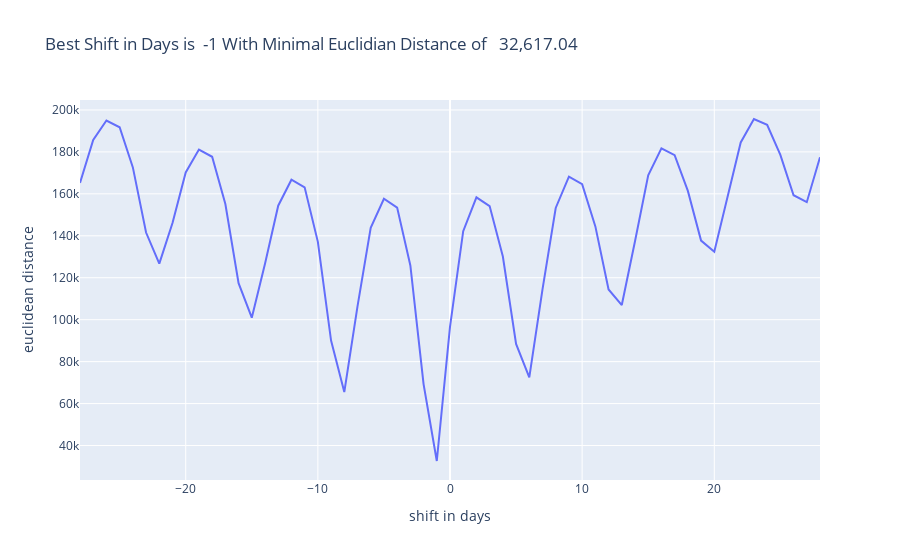

Notebook code for this chart:
### Markdown cell above
Due to possible delays in the transmission and processing of data, it is likely that the time axis (index `reporting date`) is not in aligned for the two sets of data. Hence a optimal time shift of the WHO's data is computed based on the euclidean distance of the two vectors.

### Code cell
# determine best shift (as multiplies of one day) for the WHO-data, so that the euclidean distance for cases and deaths combined is minimal
window, best_shift, min_distance, x, y =  28, None, float("Inf"), [], []
for shift in range(-window,window+1):
    distance = sqrt(np.nansum(np.square((RKI_COVID_GERMANY \
                                         - WHO_COVID_GERMANY.shift(periods=shift, freq=dt.timedelta(days=1))).values)))
    x.append(shift)
    y.append(distance)
    if distance < min_distance:
        best_shift, min_distance = shift, distance

px.line(pd.DataFrame(data={"x": x, "y":y}), x="x", y="y", 
                     title=f"Best Shift in Days is {best_shift:+3d} With Minimal Euclidian Distance of {min_distance:11,.2f}",
                     labels={"y": "euclidean distance", "x": "shift in days"}).show()

WHO_SHIFT = dt.timedelta(days=best_shift)
WHO_COVID_GERMANY_SHIFTED = WHO_COVID_GERMANY.shift(periods=best_shift, freq=dt.timedelta(days=1)).reindex(index=DATE_RANGE)

### Figure 1 — Plotly figure (JSON) as saved in the notebook; plotly's stock layout.template omitted (floating-point values rounded to 4 significant figures)
{"data": [{"hovertemplate": "shift in days=%{x}<br>euclidean distance=%{y}<extra></extra>", "legendgroup": "", "line": {"color": "#636efa", "dash": "solid"}, "marker": {"symbol": "circle"}, "mode": "lines", "name": "", "orientation": "v", "showlegend": false, "type": "scatter", "x": [-28, -27, -26, -25, -24, -23, -22, -21, -20, -19, -18, -17, -16, -15, -14, -13, -12, -11, -10, -9, -8, -7, -6, -5, -4, -3, -2, -1, 0, 1, 2, 3, 4, 5, 6, 7, 8, 9, 10, 11, 12, 13, 14, 15, 16, 17, 18, 19, 20, 21, 22, 23, 24, 25, 26, 27, 28], "xaxis": "x", "y": [165200.0, 185700.0, 194900.0, 191700.0, 172600.0, 141600.0, 126700.0, 146100.0, 170200.0, 181100.0, 177700.0, 155200.0, 117400.0, 100900.0, 126700.0, 154300.0, 166700.0, 163100.0, 137100.0, 90030.0, 65490.0, 106300.0, 143800.0, 157600.0, 153400.0, 125800.0, 69300.0, 32620.0, 96570.0, 142200.0, 158300.0, 154200.0, 130100.0, 88410.0, 72540.0, 114400.0, 153300.0, 168200.0, 164600.0, 144500.0, 114400.0, 107000.0, 137400.0, 168900.0, 181700.0, 178400.0, 161400.0, 137700.0, 132400.0, 157800.0, 184500.0, 195700.0, 192900.0, 178500.0, 159300.0, 156000.0, 177400.0], "yaxis": "y"}], "layout": {"legend": {"tracegroupgap": 0}, "title": {"text": "Best Shift in Days is  -1 With Minimal Euclidian Distance of   32,617.04"}, "xaxis": {"anchor": "y", "domain": [0, 1], "title": {"text": "shift in days"}}, "yaxis": {"anchor": "x", "domain": [0, 1], "title": {"text": "euclidean distance"}}}}
